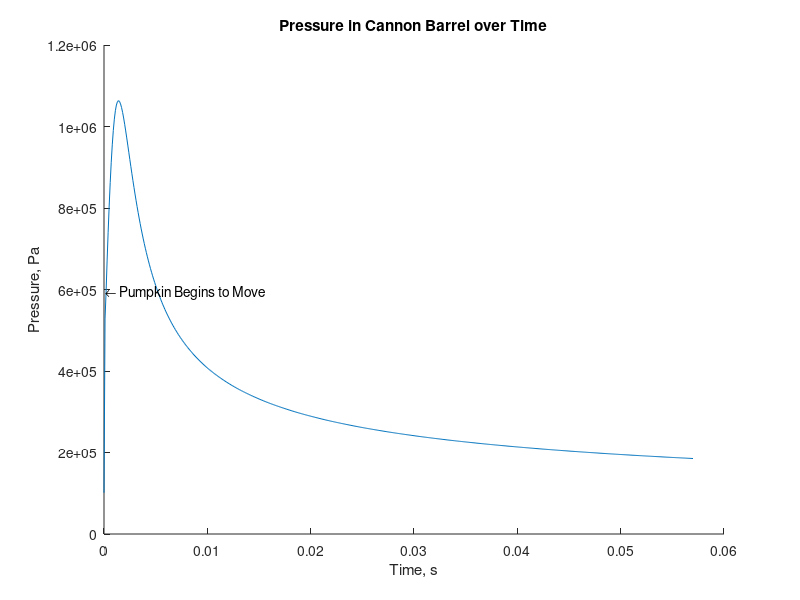
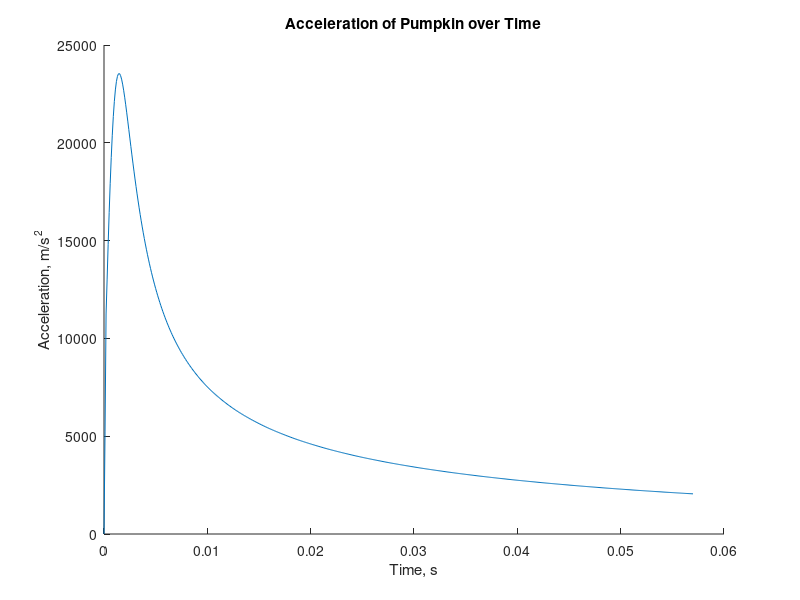
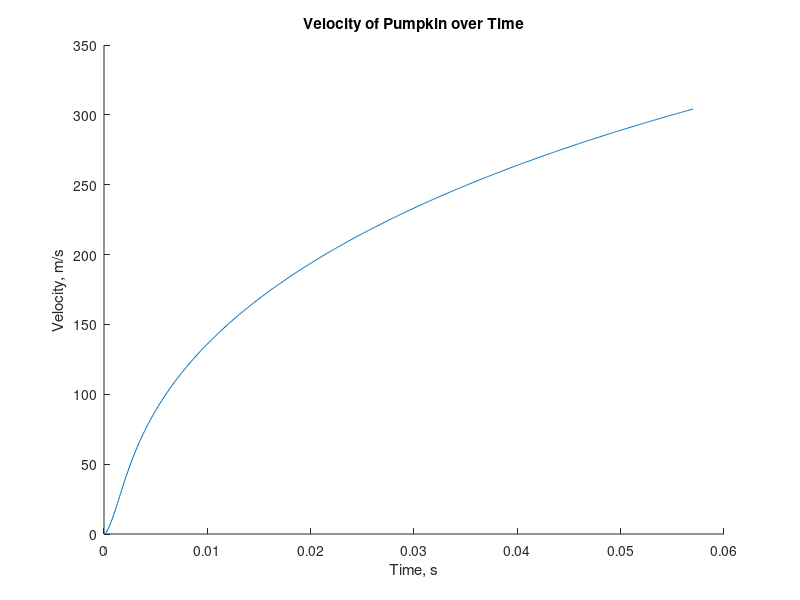
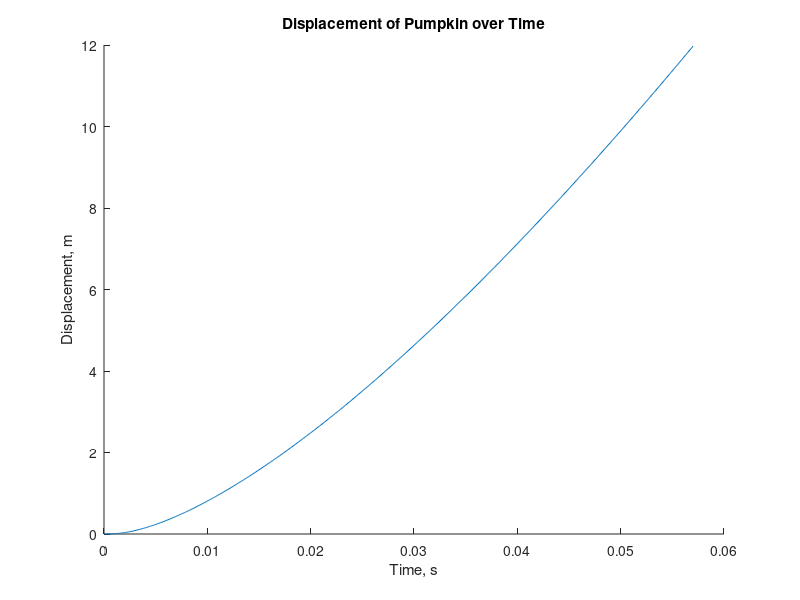

Reproduce these figures in MATLAB, in order.
%define constants. All quantities are SI units
r = 0.12488; %radius, m
Vp = 1/3 * pi * r^3; %constant volume under pumpkin, m^3
T = 293.15; %temperature, K
Vres = 10; %volume of reservoir, m^3
Pext = 101300; %external pressure, Pa
g = 9.81; %gravity, N/kg
m = 4; %mass of pumpkin, kg
Asurf = 2 * pi * r^2; %half surface area of pumpkin, m^2
L = 12; %length of barrel
coeffFlow = 87/100; %flow rate coefficient, m^3/(s*Pa)
R = 8.314; %gas constant, Pa*m^3/(mol*K)
maxOutlet = 1e+7; %max outlet flow, Pa
Pmax = 2500000; %max pressure on pumpkin, Pa. Based on estimates that are well-established in the field of punkin chunkin
time = 0;

%Copy-pasting program indSimulation.m
aGrav = 9.81; %Acceleration by gravity
vWind = [4 0]; %wind speed vector CHANGE THIS VALUE EMMA. should be [10 0] or [-10 0]
mass = 4; %mass of projectile
rho = 1.225; %density of air
coeffDrag = 0.5; %Coefficient of drag, generally 0.5 for a sphere
area = 0.097986; %cross-sectional area of projectile
maxDist = 0; %var for max distance
maxTheta = 0; %var for max theta

%data point tracking variables
times = [];
pData = [];
dData = [];
vData = [];
aData = [];

%find optimal theta
for theta = 0:0.5:90
    %define dynamic variables for pressure sim
    dt = 0.0001; %change in time for sim, s
    Pbar = 101300; %initial pressure in barrel, Pa
    Vbar = Vp; %volume under pumpkin in barrel, m^3
    nBar = (Pbar*Vbar)/(R*T); %number of moles in barrel initially
    d = 0; %displacement of pumpkin in barrel, m
    v = 0; %velocity of pumpkin, m/s
    a = 0; %acceleration of pumpkin, m/s^2
    Pout = 1; %pressure of outflow stream, Pa
    time = 0;
    
    while d<L
        vPrev = v;

        PoutPrev = Pout;
        nBarPrev = nBar;
        PbarPrev = Pbar;
        VbarPrev = Vbar;

        %calculate small change in gas values
        dn = Pout*coeffFlow*dt/(R*T);

        %update gas values in barrel
        Vbar = Vp + (pi * r^2 * d); %new volume in barrel
        nBar = nBarPrev + dn;
        Pbar = nBar*R*T/Vbar;

        %take average values between simulation points
        VbarAvg = (VbarPrev + Vbar)/2; %avg volume between simulation points
        PbarAvg = (PbarPrev + Pbar)/2;
        nBarAvg = (nBarPrev + nBar)/2;

        Pout = Pmax-(Pbar + Pout*coeffFlow*dt/VbarAvg);

        if Pout > maxOutlet
            Pout = maxOutlet;
        end


        Fnet = Asurf * (PbarAvg - Pext) - m*g*sind(theta);
        a = Fnet/m;
        v = vPrev + a*dt;
        vAvg = (v + vPrev)/2;
        d = d + vAvg * dt;
        if d<0
            d=0;
        end

        time = time + dt;
    end

    disp(['Exit velocity: ' num2str(v)]);
    
    %at this point, exit velocity has been found, passing to wind sim part
    %wind sim part
    dt = 0.025; %time step increment
    vv=[v*cosd(theta) v*sind(theta)]; %velocity into components
    p = [0 L*sind(theta)]; %update this to be the initial position vector
    while p(2)>0
        vLast = vv;

        %      1/2 *density  *  Cd  *  x-sect-area * v^2   *   opposite sign of current velocity 
        Fdrag = 0.5 * rho * coeffDrag * area * (vLast.^2) .* (-1 * sign(vLast));

        %Fnet is gravity plus drag
        Fnet = [0 -aGrav*mass] + Fdrag;

        a = Fnet / mass; %acceleration
        vv = vLast + a*dt; %new current velocity

        vAvg = 0.5 * (vLast + vv); %avg velocity over last time interval
        p = p + (vAvg+vWind)*dt; %update position
    end
    if p(1)>maxDist %check to find max distance/theta
        maxDist = p(1);
        maxTheta = theta;
        vExit = v;
    end
    disp(['Distance travelled: ' num2str(p(1))]);
end
disp(['Exit Velocity final: ' num2str(vExit)]);
disp(['Max distance: ' num2str(maxDist)]);
disp(['Angle: ' num2str(maxTheta)]);

%draw plot for best theta, both wind sim and pressure sim
%pressure sim

dt = 0.0001;

%define dynamic variables for pressure sim
Pres = 15000000; %initial pressure in reservoir, Pa
Pbar = 101300; %initial pressure in barrel, Pa
Vbar = Vp; %volume under pumpkin in barrel, m^3
nBar = (Pbar*Vbar)/(R*T); %number of moles in barrel initially
d = 0; %displacement of pumpkin in barrel, m
v = 0; %velocity of pumpkin, m/s
a = 0; %acceleration of pumpkin, m/s^2
Pout = maxOutlet; %pressure of outflow stream, Pa
theta=maxTheta;
vAvg = 0; %avergae velocity
moved = false; %has the pumpkin moved yet?
tMove = 0;
pMove = 0;
time=0;

%configure figures
figure(1)
xlabel('Time, s'), ylabel('Pressure, Pa')
title('Pressure in Cannon Barrel over Time')
figure(2)
xlabel('Time, s'), ylabel('Acceleration, m/s^2')
title('Acceleration of Pumpkin over Time')
figure(3)
xlabel('Time, s'), ylabel('Velocity, m/s')
title('Velocity of Pumpkin over Time')
figure(4)
xlabel('Time, s'), ylabel('Displacement, m')
title('Displacement of Pumpkin over Time')

while d<L
    vPrev = v;
    
    %record data points
    pData(end+1) = Pbar;
    aData(end+1) = a;
    vData(end+1) = vAvg;
    dData(end+1) = d;
    times(end+1) = time;
    
    PoutPrev = Pout;
    nBarPrev = nBar;
    PbarPrev = Pbar;
    VbarPrev = Vbar;
    
    %calculate small change in gas values
    dn = Pout*coeffFlow*dt/(R*T);
    
    %update gas values in barrel
    Vbar = Vp + (pi * r^2 * d); %new volume in barrel
    nBar = nBarPrev + dn;
    Pbar = nBar*R*T/Vbar;
    
    %take average values between simulation points
    VbarAvg = (VbarPrev + Vbar)/2; %avg volume between simulation points
    PbarAvg = (PbarPrev + Pbar)/2;
    nBarAvg = (nBarPrev + nBar)/2;
    
    Pout = Pmax-(Pbar + Pout*coeffFlow*dt/VbarAvg);
    
    if Pout > maxOutlet
        Pout = maxOutlet;
    end
    if d>0 &&  ~moved
        tMove = time;
        pMove = Pbar;
        moved = true;
    end
    
    Fnet = Asurf * (PbarAvg - Pext) - m*g*sind(theta);
    a = Fnet/m;
    v = vPrev + a*dt;
    vAvg = (v + vPrev)/2;
    d = d + vAvg * dt;
    if d<0
        d=0;
    end
    

    time = time + dt;
end
figure(1)
hold on
plot(times',pData');
txt1 = '\leftarrow Pumpkin Begins to Move';
text(tMove,pMove,txt1);
figure(2)
hold on
plot(times',aData');
figure(3)
hold on
plot(times',vData');
figure(4)
hold on
plot(times',dData');
getframe;
disp(['Exit velocity: ' num2str(v)]);
disp(['time: ' num2str(time)]);


%wind sim part

dt = 0.025; %time step increment
figure(5)
xlabel('Horizontal Distance, m'), ylabel('Vertical Height, m')
title('Position of Pumpkin After Launch over Time')

v=[v*cosd(theta) v*sind(theta)];
p = [0 L*sind(theta)];
while p(2)>0
    vLast = v;

    Fdrag = 0.5 * rho * coeffDrag * area * (vLast.^2) .* (-1 * sign(vLast));

    Fnet = [0 -aGrav*mass] + Fdrag;

    a = Fnet / mass;
    v = vLast + a*dt;

    vAvg = 0.5 * (vLast + v);
    p = p + (vAvg+vWind)*dt;

    figure(5)
    hold on
    plot(p(1),p(2),'r.');
    axis equal
end
getframe;